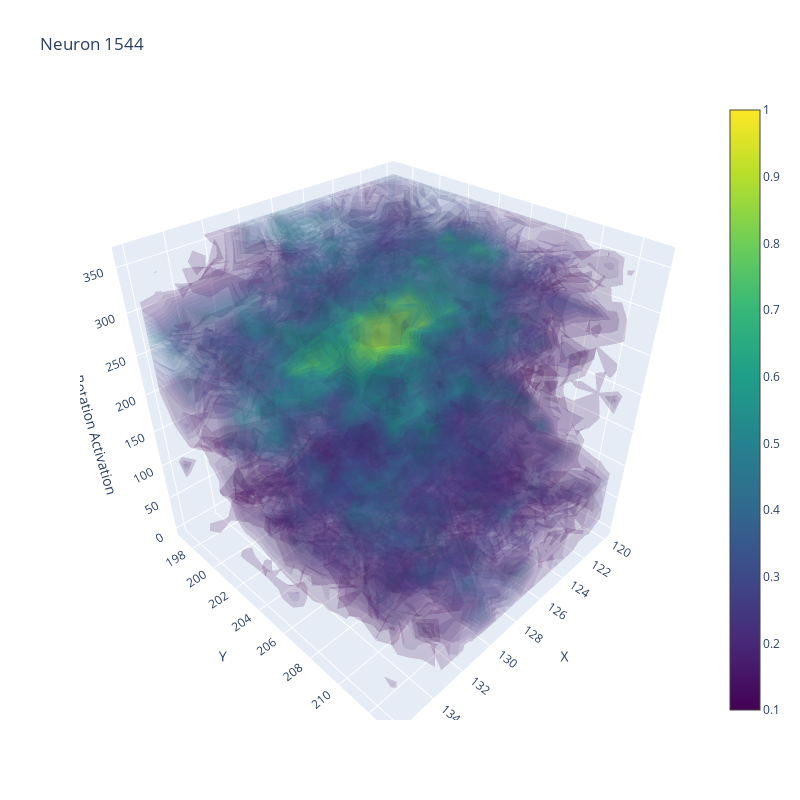

Here is the notebook cell this chart was saved with:
### Code cell
import numpy as np
import plotly.graph_objects as go

x, y, z = np.meshgrid(
    np.linspace(x_min, x_max, n_bins),
    np.linspace(y_min, y_max, n_bins),
    np.linspace(0, 360, n_rotations)  # Assuming rotations range from 0 to 360 degrees
)

x_flat = x.flatten()
y_flat = y.flatten()
z_flat = z.flatten()
data_flat = data.flatten()

fig = go.Figure(data=go.Volume(
    x=x_flat,
    y=y_flat,
    z=z_flat,
    value=data_flat,
    opacity=0.1,  # Adjust opacity to see through the volume
    isomin=0.1,   # Minimum data value to visualize
    isomax=1.0,   # Maximum data value to visualize
    surface_count=20,  # Number of isosurfaces
    colorscale='Viridis'
))

# Update layout for better visualization
fig.update_layout(
    title=f"Neuron {idx}",
    scene=dict(
        xaxis_title='X',
        yaxis_title='Y',
        zaxis_title='Rotation Activation',
        xaxis=dict(nticks=10),
        yaxis=dict(nticks=10),
        zaxis=dict(nticks=10),
    ),
    width=800,
    height=800
)

# Display the interactive plot
fig.show()

### Figure 1 — Plotly figure (JSON) as saved in the notebook; plotly's stock layout.template omitted (floating-point values rounded to 4 significant figures; data arrays with more than 128 entries replaced by an {"elided": "..."} marker saying what was removed)
{"data": [{"colorscale": [[0, "#440154"], [0.1111, "#482878"], [0.2222, "#3e4989"], [0.3333, "#31688e"], [0.4444, "#26828e"], [0.5556, "#1f9e89"], [0.6667, "#35b779"], [0.7778, "#6ece58"], [0.8889, "#b5de2b"], [1, "#fde725"]], "isomax": 1, "isomin": 0.1, "opacity": 0.1, "surface": {"count": 20}, "type": "volume", "value": {"elided": "4913 float values"}, "x": {"elided": "4913 int values"}, "y": {"elided": "4913 int values"}, "z": {"elided": "4913 float values"}}], "layout": {"height": 800, "scene": {"aspectmode": "auto", "aspectratio": {"x": 1, "y": 1, "z": 1}, "camera": {"projection": {"type": "perspective"}}, "xaxis": {"nticks": 10, "title": {"text": "X"}, "type": "linear"}, "yaxis": {"nticks": 10, "title": {"text": "Y"}, "type": "linear"}, "zaxis": {"nticks": 10, "title": {"text": "Rotation Activation"}, "type": "linear"}}, "title": {"text": "Neuron 1544"}, "width": 800}}
